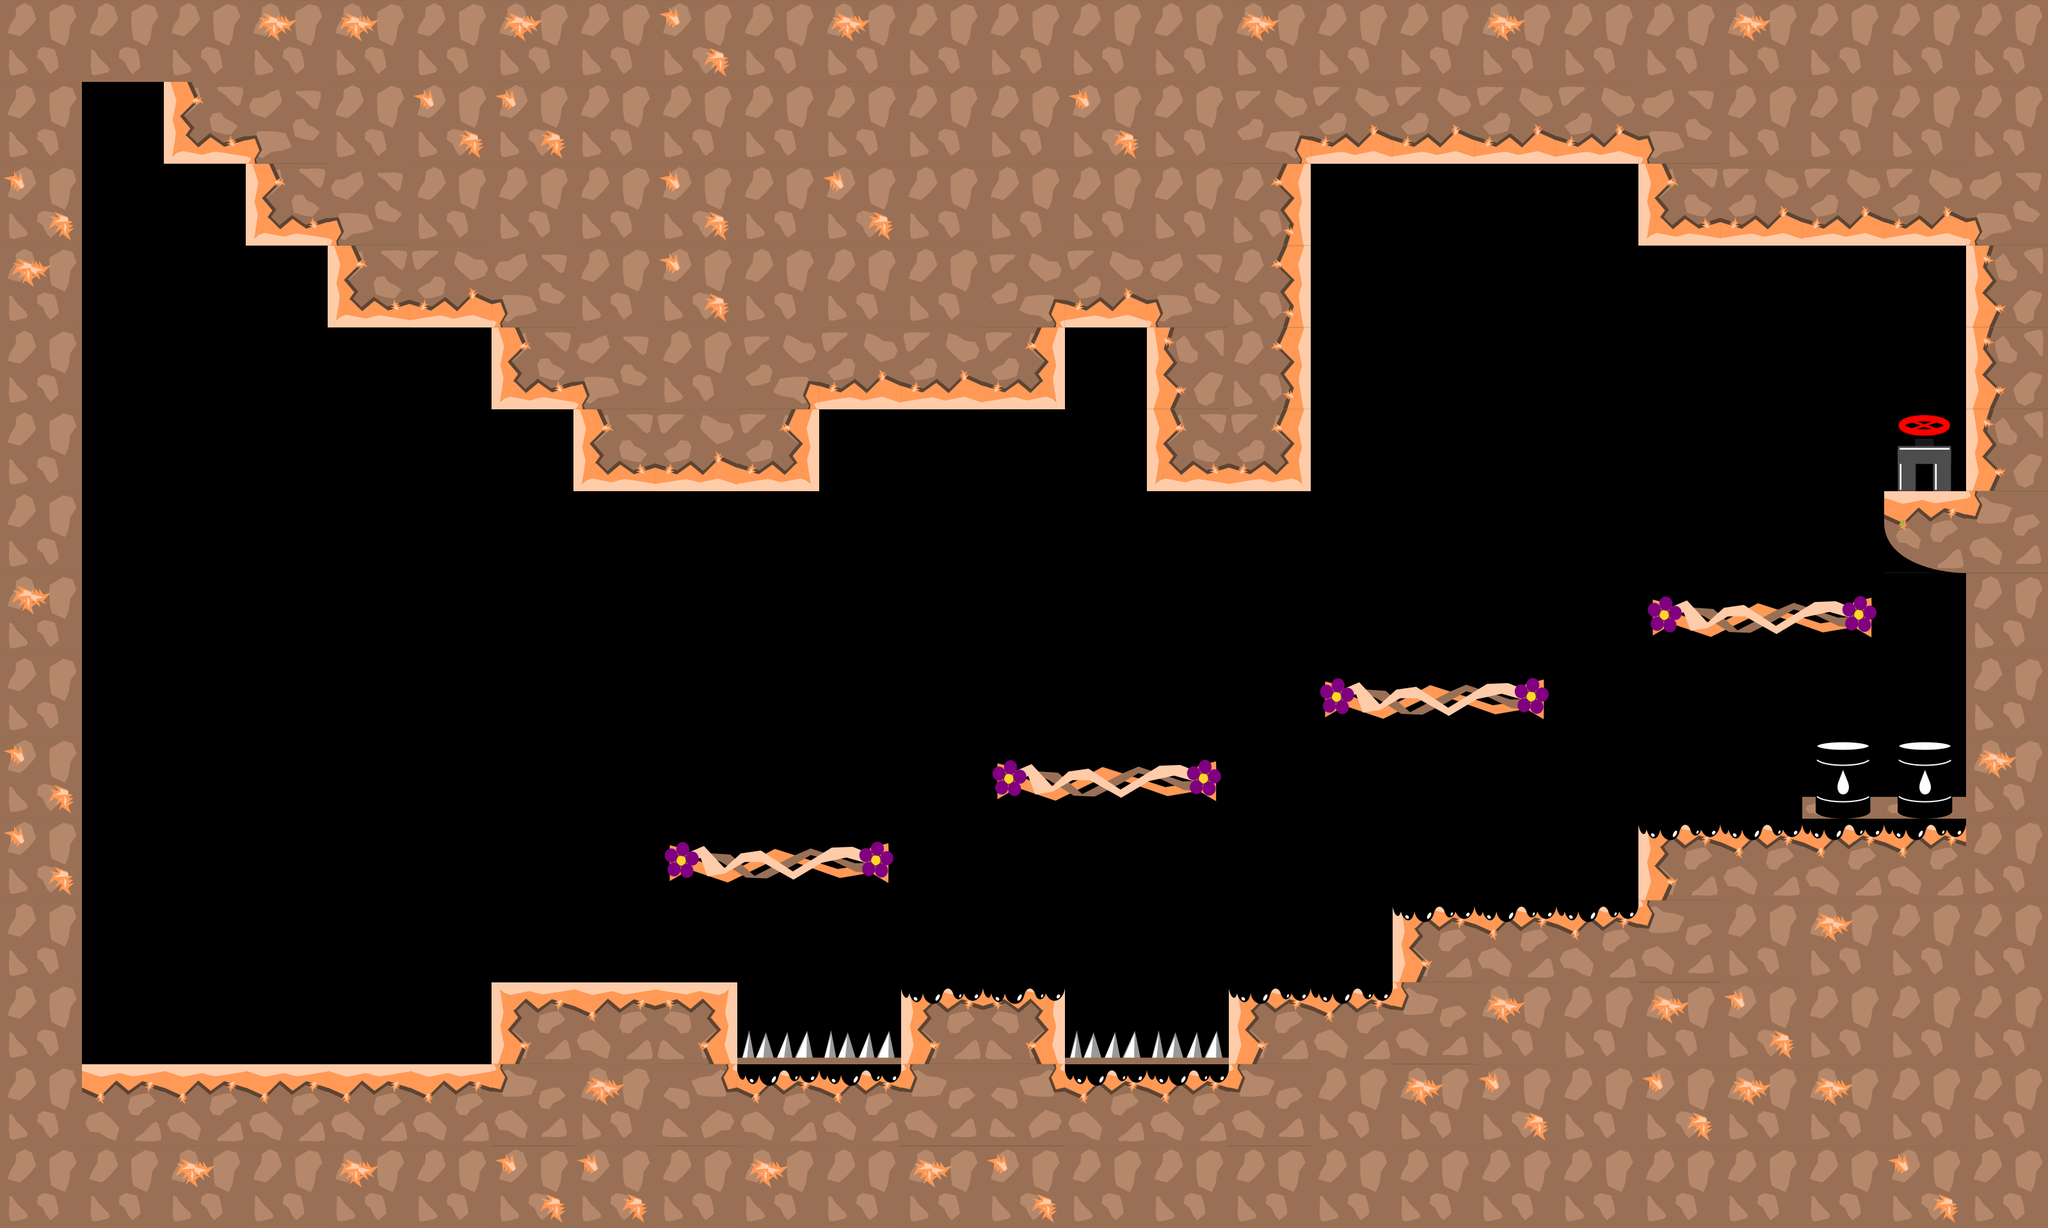

This game map was drawn from its Tiled (.tmx) file and the tilesets committed beside it. A one-line description and the trimmed map source follow:
An orthogonal 25x15 tile map with 128x128 px tiles, 2 tile layers (graphics, oleo), 6 tilesets and 30 objects.

<map version="1.0" tiledversion="1.1.1" orientation="orthogonal" renderorder="right-down" width="25" height="15" tilewidth="128" tileheight="128" infinite="0" nextobjectid="74">
 <tileset firstgid="1" source="tiles_128x128.tsx" />
 <tileset firstgid="37" source="tiles_128x128_green.tsx" />
 <tileset firstgid="73" source="tiles_128x128_purple.tsx" />
 <tileset firstgid="109" source="tiles_128x128_orange.tsx" />
 <tileset firstgid="145" source="tiles_128x128_vines.tsx" />
 <tileset firstgid="157" source="tiles_oil_128x128.tsx" />
 <layer name="graphics" width="25" height="15">
  <data>[375 cells, 209 non-empty, 23 distinct tile ids]</data>
 </layer>
 <layer name="oleo" width="25" height="15">
  <data>[375 cells, 15 non-empty, 1 distinct tile ids]</data>
 </layer>
 <objectgroup name="info" />
 <objectgroup name="blocks">
  <object id="1" x="8" y="1663.88" width="3196" height="248.122" />
  <object id="2" x="3072" y="4" width="112" height="1696" />
  <object id="3" x="64" y="52" width="64" height="1684" />
  <object id="4" x="8" y="4" width="3172" height="120" />
  <object id="50" x="1920" y="1536" width="256" height="128" />
  <object id="51" x="2176" y="1408" width="384" height="128" />
  <object id="52" x="2560" y="1280" width="512" height="128" />
  <object id="54" x="768" y="1536" width="384" height="128" />
  <object id="55" x="1408" y="1536" width="256" height="128" />
  <object id="60" x="1792" y="256" width="256" height="512" />
  <object id="61" x="896" y="640" width="384" height="128" />
  <object id="67" x="2944" y="768" width="128" height="128" />
  <object id="68" x="2560" y="256" width="512" height="128" />
  <object id="69" x="2048" y="128" width="512" height="128" />
 </objectgroup>
 <objectgroup name="damage">
  <object id="56" x="1157.58" y="1606.06" width="233.333" height="30.303" />
  <object id="57" x="1681.82" y="1600" width="212.121" height="36.3636" />
  <object id="70" x="2564" y="1274" width="504" height="44" />
  <object id="71" x="2178" y="1396" width="384" height="38" />
  <object id="72" x="1926" y="1526" width="248" height="38" />
  <object id="73" x="1416" y="1516" width="246" height="50" />
 </objectgroup>
 <objectgroup name="slope" />
 <objectgroup name="passBlock">
  <object id="63" x="1547.36" y="1195.18" width="347.697" height="46" />
  <object id="64" x="1035.24" y="1325.48" width="347.697" height="46" />
  <object id="65" x="2059.48" y="1070.94" width="347.697" height="46" />
  <object id="66" x="2571.61" y="937.606" width="347.697" height="46" />
 </objectgroup>
 <objectgroup name="flowers">
  <object id="24" x="1162.54" y="1192.49" width="69.697" height="69.697">
   <ellipse />
  </object>
  <object id="26" x="1687.04" y="1056.12" width="69.697" height="69.697">
   <ellipse />
  </object>
  <object id="27" x="2236.36" y="925.088" width="69.697" height="69.697">
   <ellipse />
  </object>
  <object id="28" x="2700.73" y="776.484" width="69.697" height="69.697">
   <ellipse />
  </object>
  <object id="29" x="928.002" y="1342.19" width="69.697" height="69.697">
   <ellipse />
  </object>
 </objectgroup>
 <objectgroup name="end">
  <object id="44" x="3007.71" y="726.091">
   <ellipse />
  </object>
 </objectgroup>
 <objectgroup name="pushBlocks" />
</map>
